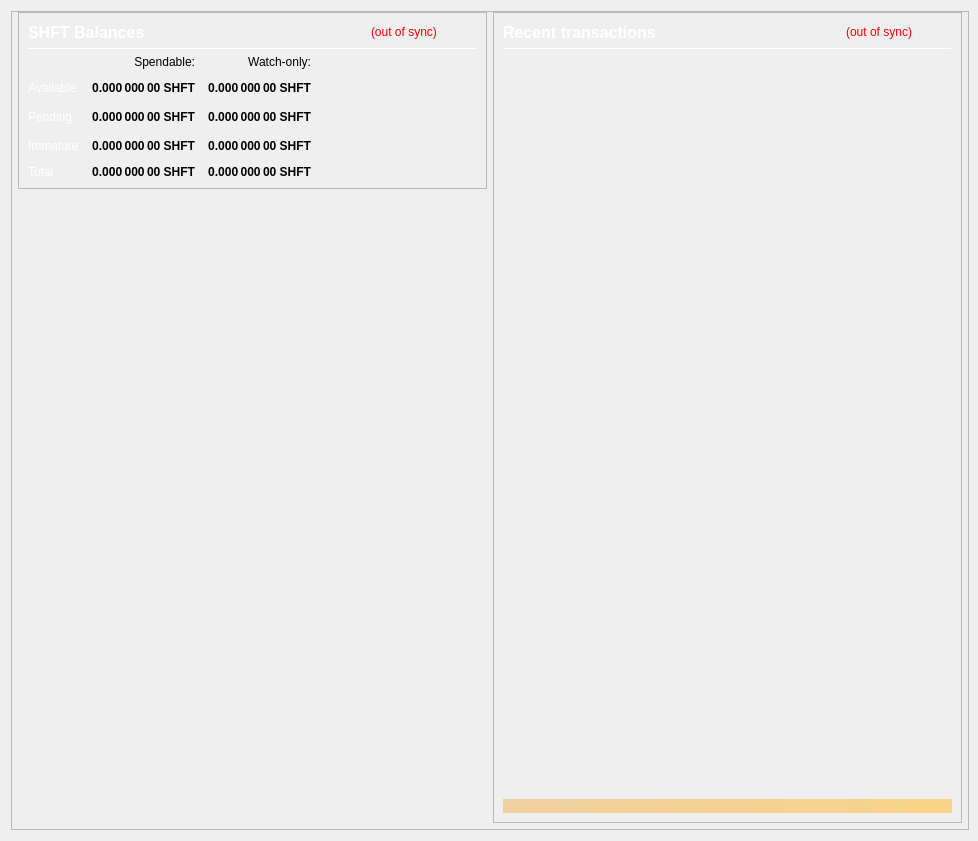
<?xml version="1.0" encoding="UTF-8"?>
<ui version="4.0">
 <class>OverviewPage</class>
 <widget class="QWidget" name="OverviewPage">
  <property name="geometry">
   <rect>
    <x>0</x>
    <y>0</y>
    <width>978</width>
    <height>841</height>
   </rect>
  </property>
  <property name="minimumSize">
   <size>
    <width>960</width>
    <height>682</height>
   </size>
  </property>
  <property name="font">
   <font>
    <weight>50</weight>
    <bold>false</bold>
   </font>
  </property>
  <property name="windowTitle">
   <string>Form</string>
  </property>
  <layout class="QVBoxLayout" name="topLayout" stretch="0">
   <property name="rightMargin">
    <number>9</number>
   </property>
   <item>
    <widget class="QFrame" name="frame_BG">
     <property name="minimumSize">
      <size>
       <width>850</width>
       <height>610</height>
      </size>
     </property>
     <property name="maximumSize">
      <size>
       <width>16777215</width>
       <height>16777215</height>
      </size>
     </property>
     <property name="frameShape">
      <enum>QFrame::StyledPanel</enum>
     </property>
     <property name="frameShadow">
      <enum>QFrame::Raised</enum>
     </property>
     <layout class="QVBoxLayout" name="verticalLayout_3" stretch="0">
      <property name="leftMargin">
       <number>0</number>
      </property>
      <property name="topMargin">
       <number>0</number>
      </property>
      <property name="rightMargin">
       <number>0</number>
      </property>
      <property name="bottomMargin">
       <number>6</number>
      </property>
      <item>
       <layout class="QVBoxLayout" name="verticalLayout_Master" stretch="1">
        <property name="leftMargin">
         <number>0</number>
        </property>
        <property name="topMargin">
         <number>0</number>
        </property>
        <property name="rightMargin">
         <number>0</number>
        </property>
        <property name="bottomMargin">
         <number>0</number>
        </property>
        <item>
         <widget class="QFrame" name="frame_Content">
          <layout class="QVBoxLayout" name="verticalLayout_Content">
           <property name="leftMargin">
            <number>6</number>
           </property>
           <property name="topMargin">
            <number>0</number>
           </property>
           <property name="rightMargin">
            <number>6</number>
           </property>
           <property name="bottomMargin">
            <number>0</number>
           </property>
           <item>
            <layout class="QHBoxLayout" name="horizontalLayout_Content" stretch="1,1">
             <property name="spacing">
              <number>6</number>
             </property>
             <item>
              <layout class="QVBoxLayout" name="verticalLayout_left" stretch="0,0">
               <item>
                <widget class="QFrame" name="frameBalances">
                 <property name="frameShape">
                  <enum>QFrame::StyledPanel</enum>
                 </property>
                 <property name="frameShadow">
                  <enum>QFrame::Raised</enum>
                 </property>
                 <layout class="QVBoxLayout" name="verticalLayout_4">
                  <item>
                   <layout class="QHBoxLayout" name="hlBalancesHeader" stretch="2,0,0">
                    <property name="spacing">
                     <number>6</number>
                    </property>
                    <item>
                     <widget class="QLabel" name="labelBalances">
                      <property name="minimumSize">
                       <size>
                        <width>0</width>
                        <height>0</height>
                       </size>
                      </property>
                      <property name="font">
                       <font>
                        <pointsize>12</pointsize>
                        <weight>75</weight>
                        <bold>true</bold>
                       </font>
                      </property>
                      <property name="styleSheet">
                       <string notr="true">color:#fff;</string>
                      </property>
                      <property name="text">
                       <string>SHFT Balances</string>
                      </property>
                     </widget>
                    </item>
                    <item>
                     <widget class="QLabel" name="labelWalletStatus">
                      <property name="cursor">
                       <cursorShape>WhatsThisCursor</cursorShape>
                      </property>
                      <property name="toolTip">
                       <string>The displayed information may be out of date. Your wallet automatically synchronizes with the Satoshishift network after a connection is established, but this process has not completed yet.</string>
                      </property>
                      <property name="styleSheet">
                       <string notr="true">QLabel { color: red; }</string>
                      </property>
                      <property name="text">
                       <string notr="true">(out of sync)</string>
                      </property>
                      <property name="alignment">
                       <set>Qt::AlignLeading|Qt::AlignLeft|Qt::AlignVCenter</set>
                      </property>
                     </widget>
                    </item>
                    <item>
                     <spacer name="hsBalancesHeader">
                      <property name="orientation">
                       <enum>Qt::Horizontal</enum>
                      </property>
                      <property name="sizeHint" stdset="0">
                       <size>
                        <width>40</width>
                        <height>20</height>
                       </size>
                      </property>
                     </spacer>
                    </item>
                   </layout>
                  </item>
                  <item>
                   <widget class="Line" name="lineBalances">
                    <property name="minimumSize">
                     <size>
                      <width>0</width>
                      <height>1</height>
                     </size>
                    </property>
                    <property name="maximumSize">
                     <size>
                      <width>16777215</width>
                      <height>1</height>
                     </size>
                    </property>
                    <property name="orientation">
                     <enum>Qt::Horizontal</enum>
                    </property>
                   </widget>
                  </item>
                  <item>
                   <layout class="QGridLayout" name="gridLayout">
                    <property name="spacing">
                     <number>12</number>
                    </property>
                    <item row="2" column="2">
                     <widget class="QLabel" name="labelWatchPending">
                      <property name="font">
                       <font>
                        <weight>75</weight>
                        <bold>true</bold>
                       </font>
                      </property>
                      <property name="cursor">
                       <cursorShape>ArrowCursor</cursorShape>
                      </property>
                      <property name="toolTip">
                       <string>Unconfirmed transactions to watch-only addresses</string>
                      </property>
                      <property name="text">
                       <string notr="true">0.000 000 00 SHFT</string>
                      </property>
                      <property name="alignment">
                       <set>Qt::AlignRight|Qt::AlignTrailing|Qt::AlignVCenter</set>
                      </property>
                      <property name="textInteractionFlags">
                       <set>Qt::NoTextInteraction</set>
                      </property>
                     </widget>
                    </item>
                    <item row="2" column="1">
                     <widget class="QLabel" name="labelUnconfirmed">
                      <property name="font">
                       <font>
                        <weight>75</weight>
                        <bold>true</bold>
                       </font>
                      </property>
                      <property name="cursor">
                       <cursorShape>ArrowCursor</cursorShape>
                      </property>
                      <property name="toolTip">
                       <string>Total of transactions that have yet to be confirmed, and do not yet count toward the spendable balance</string>
                      </property>
                      <property name="text">
                       <string notr="true">0.000 000 00 SHFT</string>
                      </property>
                      <property name="alignment">
                       <set>Qt::AlignRight|Qt::AlignTrailing|Qt::AlignVCenter</set>
                      </property>
                      <property name="textInteractionFlags">
                       <set>Qt::NoTextInteraction</set>
                      </property>
                     </widget>
                    </item>
                    <item row="3" column="2">
                     <widget class="QLabel" name="labelWatchImmature">
                      <property name="font">
                       <font>
                        <weight>75</weight>
                        <bold>true</bold>
                       </font>
                      </property>
                      <property name="cursor">
                       <cursorShape>ArrowCursor</cursorShape>
                      </property>
                      <property name="toolTip">
                       <string>Staked or masternode rewards in watch-only addresses that has not yet matured</string>
                      </property>
                      <property name="text">
                       <string notr="true">0.000 000 00 SHFT</string>
                      </property>
                      <property name="alignment">
                       <set>Qt::AlignRight|Qt::AlignTrailing|Qt::AlignVCenter</set>
                      </property>
                      <property name="textInteractionFlags">
                       <set>Qt::NoTextInteraction</set>
                      </property>
                     </widget>
                    </item>
                    <item row="4" column="0">
                     <widget class="QLabel" name="labelTotalText">
                      <property name="styleSheet">
                       <string notr="true">color:#fff;</string>
                      </property>
                      <property name="text">
                       <string>Total</string>
                      </property>
                      <property name="textInteractionFlags">
                       <set>Qt::NoTextInteraction</set>
                      </property>
                     </widget>
                    </item>
                    <item row="3" column="1">
                     <widget class="QLabel" name="labelImmature">
                      <property name="font">
                       <font>
                        <weight>75</weight>
                        <bold>true</bold>
                       </font>
                      </property>
                      <property name="cursor">
                       <cursorShape>ArrowCursor</cursorShape>
                      </property>
                      <property name="toolTip">
                       <string>Staked or masternode rewards that has not yet matured</string>
                      </property>
                      <property name="text">
                       <string notr="true">0.000 000 00 SHFT</string>
                      </property>
                      <property name="alignment">
                       <set>Qt::AlignRight|Qt::AlignTrailing|Qt::AlignVCenter</set>
                      </property>
                      <property name="textInteractionFlags">
                       <set>Qt::NoTextInteraction</set>
                      </property>
                     </widget>
                    </item>
                    <item row="2" column="3">
                     <spacer name="hsBalances">
                      <property name="orientation">
                       <enum>Qt::Horizontal</enum>
                      </property>
                      <property name="sizeHint" stdset="0">
                       <size>
                        <width>40</width>
                        <height>20</height>
                       </size>
                      </property>
                     </spacer>
                    </item>
                    <item row="3" column="0">
                     <widget class="QLabel" name="labelImmatureText">
                      <property name="styleSheet">
                       <string notr="true">color:#fff;</string>
                      </property>
                      <property name="text">
                       <string>Immature</string>
                      </property>
                      <property name="textInteractionFlags">
                       <set>Qt::NoTextInteraction</set>
                      </property>
                     </widget>
                    </item>
                    <item row="4" column="1">
                     <widget class="QLabel" name="labelTotal">
                      <property name="font">
                       <font>
                        <weight>75</weight>
                        <bold>true</bold>
                       </font>
                      </property>
                      <property name="cursor">
                       <cursorShape>ArrowCursor</cursorShape>
                      </property>
                      <property name="toolTip">
                       <string>Your current total balance</string>
                      </property>
                      <property name="text">
                       <string notr="true">0.000 000 00 SHFT</string>
                      </property>
                      <property name="alignment">
                       <set>Qt::AlignRight|Qt::AlignTrailing|Qt::AlignVCenter</set>
                      </property>
                      <property name="textInteractionFlags">
                       <set>Qt::NoTextInteraction</set>
                      </property>
                     </widget>
                    </item>
                    <item row="4" column="2">
                     <widget class="QLabel" name="labelWatchTotal">
                      <property name="font">
                       <font>
                        <weight>75</weight>
                        <bold>true</bold>
                       </font>
                      </property>
                      <property name="cursor">
                       <cursorShape>ArrowCursor</cursorShape>
                      </property>
                      <property name="toolTip">
                       <string>Current total balance in watch-only addresses</string>
                      </property>
                      <property name="text">
                       <string notr="true">0.000 000 00 SHFT</string>
                      </property>
                      <property name="alignment">
                       <set>Qt::AlignRight|Qt::AlignTrailing|Qt::AlignVCenter</set>
                      </property>
                      <property name="textInteractionFlags">
                       <set>Qt::NoTextInteraction</set>
                      </property>
                     </widget>
                    </item>
                    <item row="0" column="2">
                     <widget class="QLabel" name="labelWatchonly">
                      <property name="text">
                       <string>Watch-only:</string>
                      </property>
                      <property name="alignment">
                       <set>Qt::AlignRight|Qt::AlignTrailing|Qt::AlignVCenter</set>
                      </property>
                     </widget>
                    </item>
                    <item row="1" column="0">
                     <widget class="QLabel" name="labelBalanceText">
                      <property name="styleSheet">
                       <string notr="true">color:#fff;</string>
                      </property>
                      <property name="text">
                       <string>Available</string>
                      </property>
                      <property name="textInteractionFlags">
                       <set>Qt::NoTextInteraction</set>
                      </property>
                     </widget>
                    </item>
                    <item row="1" column="1">
                     <widget class="QLabel" name="labelBalance">
                      <property name="font">
                       <font>
                        <weight>75</weight>
                        <bold>true</bold>
                       </font>
                      </property>
                      <property name="cursor">
                       <cursorShape>ArrowCursor</cursorShape>
                      </property>
                      <property name="toolTip">
                       <string>Your current spendable balance</string>
                      </property>
                      <property name="text">
                       <string notr="true">0.000 000 00 SHFT</string>
                      </property>
                      <property name="alignment">
                       <set>Qt::AlignRight|Qt::AlignTrailing|Qt::AlignVCenter</set>
                      </property>
                      <property name="textInteractionFlags">
                       <set>Qt::NoTextInteraction</set>
                      </property>
                     </widget>
                    </item>
                    <item row="1" column="2">
                     <widget class="QLabel" name="labelWatchAvailable">
                      <property name="font">
                       <font>
                        <weight>75</weight>
                        <bold>true</bold>
                       </font>
                      </property>
                      <property name="cursor">
                       <cursorShape>ArrowCursor</cursorShape>
                      </property>
                      <property name="toolTip">
                       <string>Your current balance in watch-only addresses</string>
                      </property>
                      <property name="text">
                       <string notr="true">0.000 000 00 SHFT</string>
                      </property>
                      <property name="alignment">
                       <set>Qt::AlignRight|Qt::AlignTrailing|Qt::AlignVCenter</set>
                      </property>
                      <property name="textInteractionFlags">
                       <set>Qt::NoTextInteraction</set>
                      </property>
                     </widget>
                    </item>
                    <item row="2" column="0">
                     <widget class="QLabel" name="labelPendingText">
                      <property name="styleSheet">
                       <string notr="true">color:#fff;</string>
                      </property>
                      <property name="text">
                       <string>Pending</string>
                      </property>
                      <property name="textInteractionFlags">
                       <set>Qt::NoTextInteraction</set>
                      </property>
                     </widget>
                    </item>
                    <item row="0" column="1">
                     <widget class="QLabel" name="labelSpendable">
                      <property name="text">
                       <string>Spendable:</string>
                      </property>
                      <property name="alignment">
                       <set>Qt::AlignRight|Qt::AlignTrailing|Qt::AlignVCenter</set>
                      </property>
                     </widget>
                    </item>
                   </layout>
                  </item>
                 </layout>
                </widget>
               </item>
               <item>
                <spacer name="verticalSpacer">
                 <property name="orientation">
                  <enum>Qt::Vertical</enum>
                 </property>
                 <property name="sizeHint" stdset="0">
                  <size>
                   <width>20</width>
                   <height>40</height>
                  </size>
                 </property>
                </spacer>
               </item>
              </layout>
             </item>
             <item>
              <layout class="QVBoxLayout" name="verticalLayout_right" stretch="1">
               <item>
                <widget class="QFrame" name="frame_RecentTransactions">
                 <property name="minimumSize">
                  <size>
                   <width>0</width>
                   <height>0</height>
                  </size>
                 </property>
                 <property name="frameShape">
                  <enum>QFrame::StyledPanel</enum>
                 </property>
                 <property name="frameShadow">
                  <enum>QFrame::Raised</enum>
                 </property>
                 <layout class="QVBoxLayout" name="verticalLayout_1" stretch="0,0,0,0,0">
                  <item>
                   <layout class="QHBoxLayout" name="horizontalLayout_2" stretch="2,0,0">
                    <property name="spacing">
                     <number>3</number>
                    </property>
                    <item>
                     <widget class="QLabel" name="label_4">
                      <property name="minimumSize">
                       <size>
                        <width>0</width>
                        <height>20</height>
                       </size>
                      </property>
                      <property name="font">
                       <font>
                        <pointsize>12</pointsize>
                        <weight>75</weight>
                        <bold>true</bold>
                       </font>
                      </property>
                      <property name="styleSheet">
                       <string notr="true">color:#fff;</string>
                      </property>
                      <property name="text">
                       <string>Recent transactions</string>
                      </property>
                     </widget>
                    </item>
                    <item>
                     <widget class="QLabel" name="labelTransactionsStatus">
                      <property name="cursor">
                       <cursorShape>WhatsThisCursor</cursorShape>
                      </property>
                      <property name="toolTip">
                       <string>The displayed information may be out of date. Your wallet automatically synchronizes with the Satoshishift network after a connection is established, but this process has not completed yet.</string>
                      </property>
                      <property name="styleSheet">
                       <string notr="true">QLabel { color: red; }</string>
                      </property>
                      <property name="text">
                       <string notr="true">(out of sync)</string>
                      </property>
                      <property name="alignment">
                       <set>Qt::AlignRight|Qt::AlignTrailing|Qt::AlignVCenter</set>
                      </property>
                     </widget>
                    </item>
                    <item>
                     <spacer name="horizontalSpacer">
                      <property name="orientation">
                       <enum>Qt::Horizontal</enum>
                      </property>
                      <property name="sizeHint" stdset="0">
                       <size>
                        <width>40</width>
                        <height>20</height>
                       </size>
                      </property>
                     </spacer>
                    </item>
                   </layout>
                  </item>
                  <item>
                   <widget class="Line" name="line">
                    <property name="minimumSize">
                     <size>
                      <width>0</width>
                      <height>1</height>
                     </size>
                    </property>
                    <property name="maximumSize">
                     <size>
                      <width>16777215</width>
                      <height>1</height>
                     </size>
                    </property>
                    <property name="orientation">
                     <enum>Qt::Horizontal</enum>
                    </property>
                   </widget>
                  </item>
                  <item>
                   <widget class="QListView" name="listTransactions">
                    <property name="minimumSize">
                     <size>
                      <width>0</width>
                      <height>0</height>
                     </size>
                    </property>
                    <property name="styleSheet">
                     <string notr="true">QListView { background: transparent; }</string>
                    </property>
                    <property name="frameShape">
                     <enum>QFrame::NoFrame</enum>
                    </property>
                    <property name="verticalScrollBarPolicy">
                     <enum>Qt::ScrollBarAlwaysOff</enum>
                    </property>
                    <property name="horizontalScrollBarPolicy">
                     <enum>Qt::ScrollBarAlwaysOff</enum>
                    </property>
                    <property name="selectionMode">
                     <enum>QAbstractItemView::NoSelection</enum>
                    </property>
                   </widget>
                  </item>
                  <item>
                   <spacer name="verticalSpacer_2">
                    <property name="orientation">
                     <enum>Qt::Vertical</enum>
                    </property>
                    <property name="sizeType">
                     <enum>QSizePolicy::Expanding</enum>
                    </property>
                    <property name="sizeHint" stdset="0">
                     <size>
                      <width>20</width>
                      <height>40</height>
                     </size>
                    </property>
                   </spacer>
                  </item>
                  <item>
                   <widget class="QLabel" name="labelAlerts">
                    <property name="maximumSize">
                     <size>
                      <width>16777215</width>
                      <height>16777215</height>
                     </size>
                    </property>
                    <property name="styleSheet">
                     <string notr="true">background-color: qlineargradient(x1: 0, y1: 0, x2: 1, y2: 0, stop:0 #F0D0A0, stop:1 #F8D488); color:#000000;</string>
                    </property>
                    <property name="text">
                     <string/>
                    </property>
                    <property name="wordWrap">
                     <bool>true</bool>
                    </property>
                    <property name="margin">
                     <number>3</number>
                    </property>
                   </widget>
                  </item>
                 </layout>
                </widget>
               </item>
              </layout>
             </item>
            </layout>
           </item>
          </layout>
         </widget>
        </item>
       </layout>
      </item>
     </layout>
    </widget>
   </item>
  </layout>
 </widget>
 <resources/>
 <connections/>
</ui>
